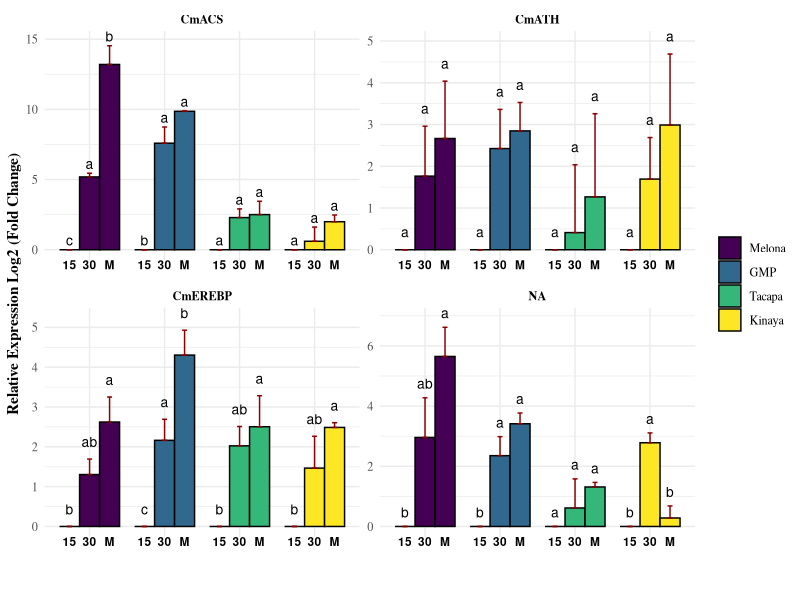

Here is the R script that generated this plot:
# -------------------- Gene Expression Data Visualization ---------------------
# Nested Bar Chart showing the relative expression of each gene in th Y-axis
# between different developmental stage for each cultivar (shown in X-axis). 
# The Bar Chart is then annotated with CLD (compact letter display) to show the
# significance between groups (developmental stage).  

library(tidyverse)
library(multcompView)
library(patchwork)

# -- Step 1. Data Loading -----------------------------------------------------

# Fold Change Data
tidy_fc <- read_csv("results/tables/ddcq_per_biorep.csv") |> 
  mutate(
    cultivar = str_to_lower(cultivar),
    log2_fc = log2(fold_change),
    stage    = factor(stage, levels = c("15", "30", "M"))
  )

# -- Step 2: Derive CLD from Tukey pairwise results ---------------------------
library(multcompView)

cld_letter <- tidy_fc |>
  group_by(cultivar, gene) |>
  group_modify(function(df, keys) {
    aov_fit     <- aov(log2_fc ~ stage, data = df)         
    tukey       <- TukeyHSD(aov_fit)
    p_vec       <- tukey$stage[, "p adj"]
    cld_letters <- multcompLetters(p_vec)$Letters
    tibble(stage = names(cld_letters), cld_letters = cld_letters) 
  }) |>
  ungroup()

# -- Step 3: Build the summary df and join CLD labels -------------------------

plot_df <- tidy_fc |>
  group_by(cultivar, stage, gene) |>
  summarize(
    mean_fc = mean(log2_fc),
    sem     = sd(log2_fc)/sqrt(3),
    .groups = "drop"
  ) |>
  left_join(cld_letter, by = c("cultivar", "stage", "gene")) |> 
  mutate(cultivar = case_when(
    cultivar == "gmp" ~ "GMP",
    cultivar == "tacapa" ~ "Tacapa",
    cultivar == "kinaya" ~ "Kinaya",
    cultivar == "melona" ~ "Melona"
  ))

# -- Step 4: Plot with geom_text annotation -----------------------------------
log2_fc_plot <- plot_df |>
  mutate(
    cultivar = factor(cultivar, levels = c("Melona", "GMP", "Tacapa", "Kinaya")),
    gene  = factor(gene, levels = c("CmACS", "CmACO1", "CmATH", "CmEREBP")
    )
  ) |> 
  ggplot(aes(
    x     = cultivar,
    y     = mean_fc,
    group = stage,
    fill  = cultivar
  )) +
  facet_wrap(~ gene, scales = "free") +
  geom_col(position = "dodge", color = "black", width = 0.8) +
  geom_errorbar(
    aes(ymin = mean_fc, ymax = mean_fc + sem),
    position = position_dodge(0.8),
    width    = 0.2,
    color    = "darkred"
  ) +
  # CLD letters above error bars
  geom_text(
    aes(
      y     = mean_fc + sem + 0.30,
      label = cld_letters,
      group = stage
    ),
    position = position_dodge(0.8),
    size     = 3.5,
    vjust    = 0
  ) +
  # Stage labels below the x-axis
  geom_text(
    aes(
      y     = -Inf,
      label = stage,
      group = stage
    ),
    position = position_dodge(0.8),
    size     = 3,
    vjust    = 1,          # pushes text below the axis line
    color    = "black",
    fontface = "bold"
  ) +
  scale_fill_viridis_d()+
  # scale_fill_brewer(palette = "Set1") +
  coord_cartesian(clip = "off") +   # allows text to render outside plot area
  theme_minimal(base_family = "serif") +
  theme(
    axis.title.y = element_text(colour = "black", face = "bold"),
    legend.title = element_blank(),
    text         = element_text(colour = "black"),
    strip.text   = element_text(colour = "black", face = "bold"), # bold the text per plot within the facet_wrap()
    plot.margin  = margin(t = 5, r = 5, b = 30, l = 5),   # extra bottom margin for stage labels
    axis.text.x = element_blank(),
    panel.spacing.y = unit(0.5, "cm")     # add spacing per plot panel
  ) +
  ylab("Relative Expression Log2 (Fold Change)") +
  xlab("") -> log2_fc_plot

# -- Saving The Plot ----------------------------------------------------------
ggsave(
  plot = log2_fc_plot,
  filename = "results/figures/log2_fold-change.png",
  create.dir = TRUE,
  dpi = 300,
  units = "mm",
  width = 174,
  height = 140)
